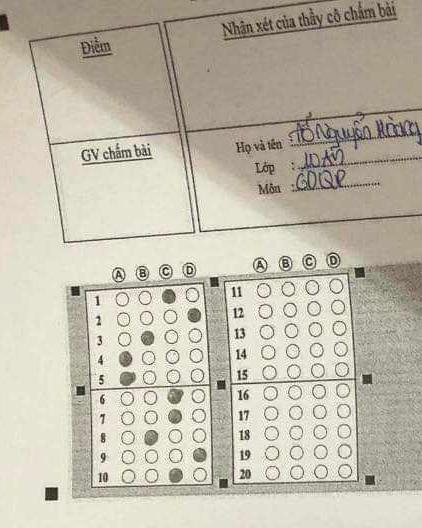
#> input picture 433856850_288874697585433_3610277382425975379_n.jpg, 422 x 528 px
$ python -i process_img.py   (imports and definitions only)
#> lines starting #> are read from the running program, lines starting #| are printed output that depends on the picture; after the words box and inside, x2 and y2 are one past the last pixel; in counts of white or black regions, pixels touching at a corner belong together
import imutils
import numpy as np
import cv2
from math import ceil
from model import CNN_Model
from collections import defaultdict


def get_x(s):
    return s[1][0]


def get_y(s):
    return s[1][1]


def get_h(s):
    return s[1][3]


def get_x_ver1(s):
    s = cv2.boundingRect(s)
    return s[0] * s[1]


def crop_image(img):
    # convert image from BGR to GRAY to apply canny edge detection algorithm
    gray_img = cv2.cvtColor(img, cv2.COLOR_BGR2GRAY)

    # remove noise by blur image
    blurred = cv2.GaussianBlur(gray_img, (5, 5), 0)

    # apply canny edge detection algorithm
    img_canny = cv2.Canny(blurred, 100, 200)

    # find contours
    cnts = cv2.findContours(img_canny.copy(), cv2.RETR_TREE, cv2.CHAIN_APPROX_SIMPLE)
    cnts = imutils.grab_contours(cnts)

    ans_blocks = []
    x_old, y_old, w_old, h_old = 0, 0, 0, 0

    # ensure that at least one contour was found
    if len(cnts) > 0:
        # sort the contours according to their size in descending order
        cnts = sorted(cnts, key=get_x_ver1)

        # loop over the sorted contours
        for i, c in enumerate(cnts):
            x_curr, y_curr, w_curr, h_curr = cv2.boundingRect(c)

            if w_curr * h_curr > 100000:
                # check overlap contours
                check_xy_min = x_curr * y_curr - x_old * y_old
                check_xy_max = (x_curr + w_curr) * (y_curr + h_curr) - (x_old + w_old) * (y_old + h_old)

                # if list answer box is empty
                if len(ans_blocks) == 0:
                    ans_blocks.append(
                        (gray_img[y_curr:y_curr + h_curr, x_curr:x_curr + w_curr], [x_curr, y_curr, w_curr, h_curr]))
                    # update coordinates (x, y) and (height, width) of added contours
                    x_old = x_curr
                    y_old = y_curr
                    w_old = w_curr
                    h_old = h_curr
                elif check_xy_min > 20000 and check_xy_max > 20000:
                    ans_blocks.append(
                        (gray_img[y_curr:y_curr + h_curr, x_curr:x_curr + w_curr], [x_curr, y_curr, w_curr, h_curr]))
                    # update coordinates (x, y) and (height, width) of added contours
                    x_old = x_curr
                    y_old = y_curr
                    w_old = w_curr
                    h_old = h_curr

        # sort ans_blocks according to x coordinate
        sorted_ans_blocks = sorted(ans_blocks, key=get_x)
        return sorted_ans_blocks


def process_ans_blocks(ans_blocks):
    """
        this function process 2 block answer box and return a list answer has len of 200 bubble choices
        :param ans_blocks: a list which include 2 element, each element has the format of [image, [x, y, w, h]]
    """
    list_answers = []

    # Loop over each block ans in
    for ans_block in ans_blocks:
        ans_block_img = np.array(ans_block[0])

        offset1 = ceil(ans_block_img.shape[0] / 6)
        # Loop over each box in answer block
        for i in range(6):
            box_img = np.array(ans_block_img[i * offset1:(i + 1) * offset1, :])
            height_box = box_img.shape[0]

            box_img = box_img[14:height_box - 14, :]
            offset2 = ceil(box_img.shape[0] / 5)

            # loop over each line in a box
            for j in range(5):
                list_answers.append(box_img[j * offset2:(j + 1) * offset2, :])

    return list_answers


def process_list_ans(list_answers):
    list_choices = []
    offset = 44
    start = 32

    for answer_img in list_answers:
        for i in range(4):
            bubble_choice = answer_img[:, start + i * offset:start + (i + 1) * offset]
            bubble_choice = cv2.threshold(bubble_choice, 0, 255, cv2.THRESH_BINARY_INV | cv2.THRESH_OTSU)[1]

            bubble_choice = cv2.resize(bubble_choice, (28, 28), cv2.INTER_AREA)
            bubble_choice = bubble_choice.reshape((28, 28, 1))
            list_choices.append(bubble_choice)

    if len(list_choices) != 480:
        raise ValueError("Length of list_choices must be 480")
    return list_choices


def map_answer(idx):
    if idx % 4 == 0:
        answer_circle = "A"
    elif idx % 4 == 1:
        answer_circle = "B"
    elif idx % 4 == 2:
        answer_circle = "C"
    else:
        answer_circle = "D"
    return answer_circle


def get_answers(list_answers):
    results = defaultdict(list)
    model = CNN_Model('weight.h5').build_model(rt=True)
    list_answers = np.array(list_answers)
    scores = model.predict_on_batch(list_answers / 255.0)
    for idx, score in enumerate(scores):
        question = idx // 4
        if score[1] > 0.9:
            chosed_answer = map_answer(idx)
            results[question + 1].append(chosed_answer)
    return results


def processImageBGD(img):
    list_ans_boxes = crop_image(img)
    list_ans = process_ans_blocks(list_ans_boxes)
    list_ans = process_list_ans(list_ans)
    answers = get_answers(list_ans)
    return answers

#image = cv2.imread("test1.jpg")
#print(processImageBGD(image))

>>> import cv2
>>> picture = cv2.imread('433856850_288874697585433_3610277382425975379_n.jpg')
#> picture is the input picture: shape (528, 422, 3); mean B, G, R 171.8, 187.1, 192.6
>>> result = processImageBGD(picture)
#> in crop_image, `gray_img = cv2.cvtColor(img, cv2.COLOR_BGR2GRAY)`:
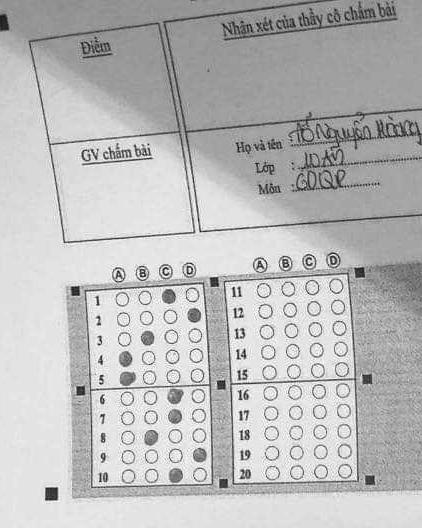
#> gray_img: shape (528, 422); min 4, max 254, mean 186.9
#> in crop_image, `blurred = cv2.GaussianBlur(gray_img, (5, 5), 0)`:
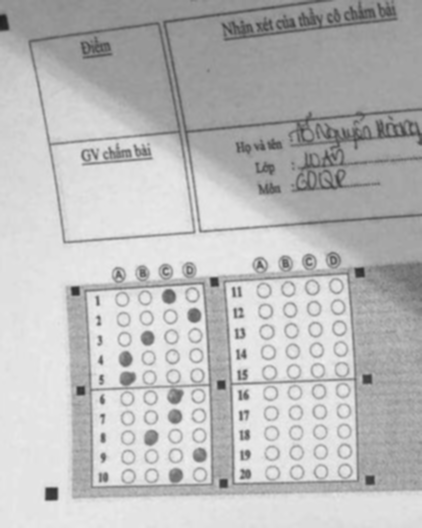
#> blurred: shape (528, 422); min 32, max 237, mean 186.9
#> in crop_image, `img_canny = cv2.Canny(blurred, 100, 200)`:
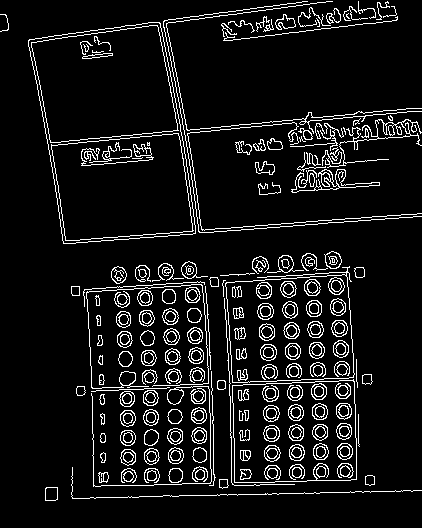
#> img_canny: shape (528, 422); 8.4% white in thin lines or dots
#> in crop_image, `cnts = cv2.findContours(img_canny.copy(), cv2.RETR_TREE, cv2.CHAIN_APP..`: cnts = 467 contours, 83 with area under 20; largest, box (x1, y1, x2, y2) and area: (28, 22, 196, 244) 28148, (28, 22, 196, 244) 28144, (31, 25, 179, 143) 13384, (31, 25, 178, 143) 13381, (51, 133, 194, 241) 12471
#> in get_x_ver1, `s = cv2.boundingRect(s)`: s = (45, 487, 13, 14)
#> the loop in crop_image, `for i, c in enumerate(cnts):` made 467 passes
#> (x_curr, y_curr, w_curr, h_curr) on passes 1 to 3: (0, 14, 9, 18), (163, 1, 259, 232), (166, 1, 256, 133)
#> after the loop in crop_image, `for i, c in enumerate(cnts):`: ans_blocks = []
#> (the run stopped early here; a loop or call above may not have finished)

$ run again, on thu.jpg
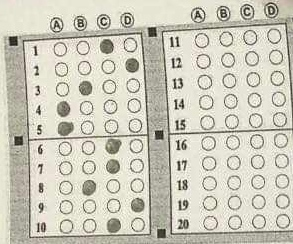
#> input picture thu.jpg, 293 x 244 px
#> picture is the input picture: shape (244, 293, 3); mean B, G, R 187.8, 202.3, 204.6
#> in crop_image, `blurred = cv2.GaussianBlur(gray_img, (5, 5), 0)`:
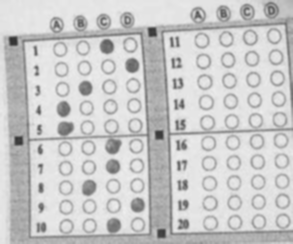
#> blurred: shape (244, 293); min 50, max 238, mean 201.2
#> in crop_image, `img_canny = cv2.Canny(blurred, 100, 200)`:
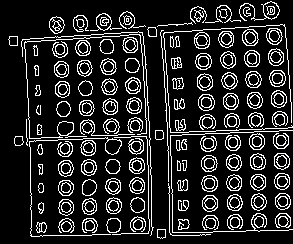
#> img_canny: shape (244, 293); 15.5% white in thin lines or dots
#> in crop_image, `cnts = cv2.findContours(img_canny.copy(), cv2.RETR_TREE, cv2.CHAIN_APP..`: cnts = 376 contours, 43 with area under 20; largest, box (x1, y1, x2, y2) and area: (239, 1, 280, 21) 226, (198, 94, 215, 111) 213, (269, 70, 286, 87) 211, (197, 73, 213, 91) 210, (195, 53, 212, 70) 210
#> s = (157, 229, 9, 10)
#> in crop_image, `cnts = sorted(cnts, key=get_x_ver1)`: cnts = 376 contours, 43 with area under 20; largest, box (x1, y1, x2, y2) and area: (239, 1, 280, 21) 226, (198, 94, 215, 111) 213, (269, 70, 286, 87) 211, (195, 53, 212, 70) 210, (197, 73, 213, 91) 210
#> the loop in crop_image, `for i, c in enumerate(cnts):` made 376 passes
#> (x_curr, y_curr, w_curr, h_curr) on passes 1 to 3: (239, 1, 41, 20), (263, 1, 17, 19), (8, 36, 10, 10)
#> after the loop in crop_image, `for i, c in enumerate(cnts):`: ans_blocks = []
